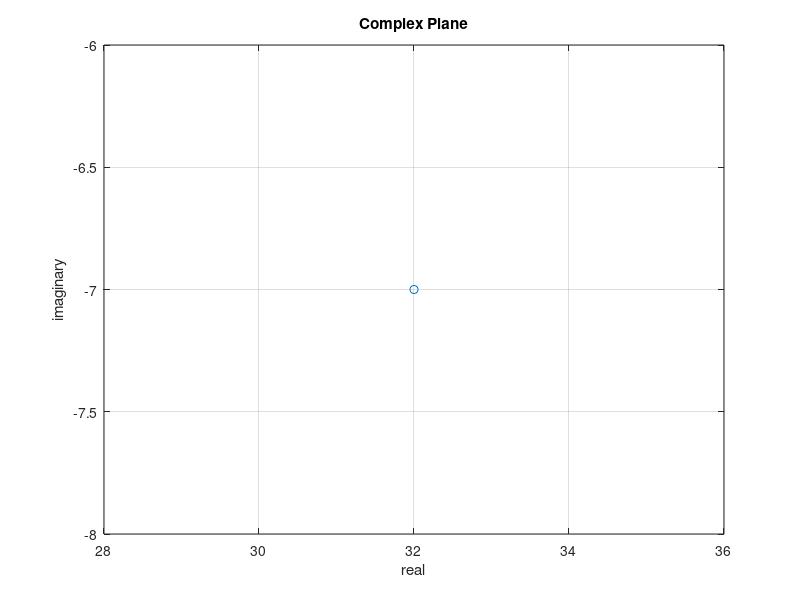
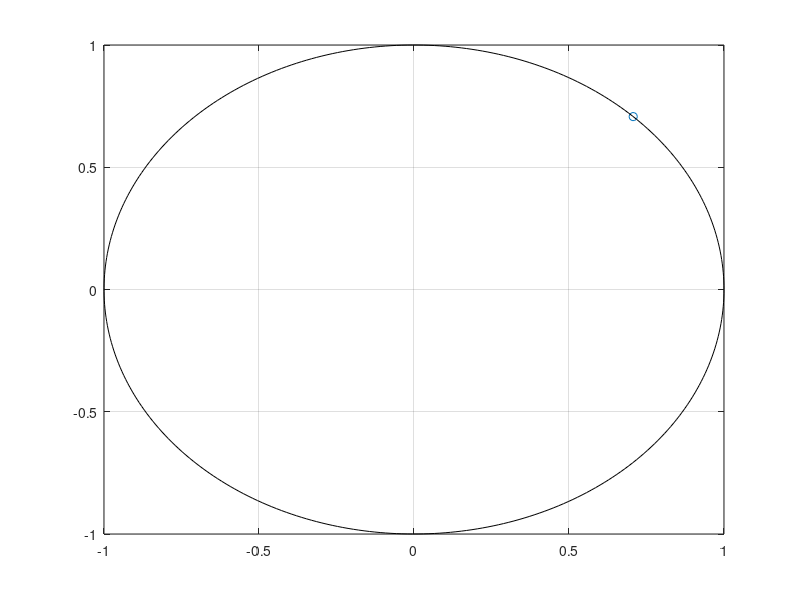

Write the MATLAB code that produced these figures, in order. (Note: this script raises an error after producing the figures.)
% Complex number demo
%%%%%%%%%%%%%%%%%%%%%%%%%%
% Prepared by Iran Roman %
%       Music 320A       %
%%%%%%%%%%%%%%%%%%%%%%%%%%

% let's set up the environment
clear all
close all
clc


% plotting real numbers, plotting imaginary numbers, plotting complex
% numbers.

% this is a real number
real_num = 32;
imag_num = -7*1i;

compl_num = real_num + imag_num;

figure(1)
plot(compl_num,'o')
grid on
xlabel('real')
ylabel('imaginary')
title('Complex Plane')

% print features from this number
% magnitude
abs(compl_num)

% phase (angle)
angle(compl_num)

% complex conjugate (Hermitian)
compl_num'

% Euler's idenitity and plotting of complex numbers associated with it
% $e^{i \theta} = cos(\theta) + i sin(\theta)$

% euler's number in matlab
theta = pi/4;
exp(1i*theta)

% magnitude
abs(exp(1i*theta))

% phase (angle)
angle(exp(1i*theta))

% complex conjugate
exp(1i*theta)'

% create a circle for the plot
cir_theta = linspace(0,2*pi,360); % the marriage of both worlds

% let's plot this number and see it in the complex plane
figure(2)
plot(exp(1i*theta),'o')
grid on
hold on
plot(exp(1i*cir_theta),'k')
ax = gca;
ax.XAxisLocation = 'origin';
ax.YAxisLocation = 'origin';
xlabel('real')
ylabel('imaginary')
title('Complex Plane')


% generate complex sinusoids in the time domain

% step 1: time vector
t = linspace(0,2*pi,360);

% generate complex sinusoid
complex_sin = exp(1i*t);

% let's see it
figure(3)
subplot(3,2,1)
plot(complex_sin)
grid on
axis square
title('Complex sinusoid on complex plane')
subplot(3,2,2)
plot(real(complex_sin))
title('Real Part')
grid on
subplot(3,2,3)
plot(imag(complex_sin))
grid on
title('Imaginary Part')
subplot(3,2,4)
plot(angle(complex_sin))
grid on
title('Angle')
subplot(3,2,5)
plot(abs(complex_sin))
grid on
title('Magnitude')

% obtain the real part using trigonometric identities
real_cos = (complex_sin(:) + complex_sin')/2;
real_sin = (complex_sin(:) - complex_sin')/(2*1i);

subplot(3,2,6)
plot(real_cos)
hold on
plot(real_sin,'r')
grid on
title('Sine and Cosine together')